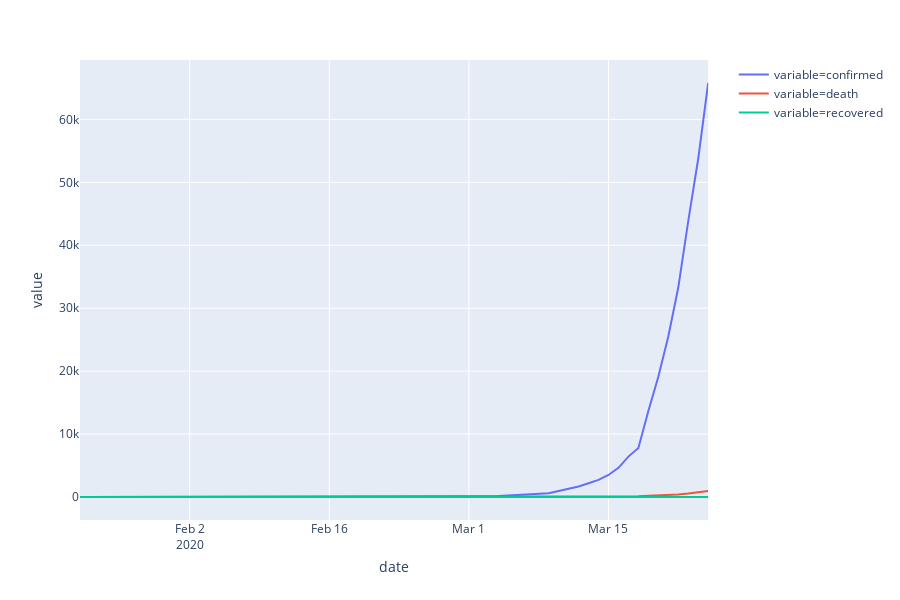

Write notebook code for a chart like this one.
### Code cell
fig = px.line(data3, x="date", y="value", color='variable')
fig.show()
